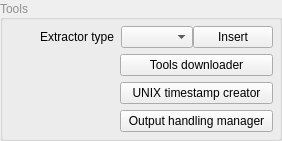
              <widget class="QGroupBox" name="grpbox_settings_5">
               <property name="sizePolicy">
                <sizepolicy hsizetype="Preferred" vsizetype="Maximum">
                 <horstretch>0</horstretch>
                 <verstretch>0</verstretch>
                </sizepolicy>
               </property>
               <property name="palette">
                <palette>
                 <active>
                  <colorrole role="WindowText">
                   <brush brushstyle="SolidPattern">
                    <color alpha="255">
                     <red>144</red>
                     <green>144</green>
                     <blue>144</blue>
                    </color>
                   </brush>
                  </colorrole>
                  <colorrole role="Dark">
                   <brush brushstyle="SolidPattern">
                    <color alpha="255">
                     <red>144</red>
                     <green>144</green>
                     <blue>144</blue>
                    </color>
                   </brush>
                  </colorrole>
                  <colorrole role="Text">
                   <brush brushstyle="SolidPattern">
                    <color alpha="255">
                     <red>206</red>
                     <green>206</green>
                     <blue>206</blue>
                    </color>
                   </brush>
                  </colorrole>
                  <colorrole role="ButtonText">
                   <brush brushstyle="SolidPattern">
                    <color alpha="255">
                     <red>0</red>
                     <green>0</green>
                     <blue>0</blue>
                    </color>
                   </brush>
                  </colorrole>
                  <colorrole role="PlaceholderText">
                   <brush brushstyle="NoBrush">
                    <color alpha="128">
                     <red>206</red>
                     <green>206</green>
                     <blue>206</blue>
                    </color>
                   </brush>
                  </colorrole>
                 </active>
                 <inactive>
                  <colorrole role="WindowText">
                   <brush brushstyle="SolidPattern">
                    <color alpha="255">
                     <red>144</red>
                     <green>144</green>
                     <blue>144</blue>
                    </color>
                   </brush>
                  </colorrole>
                  <colorrole role="Dark">
                   <brush brushstyle="SolidPattern">
                    <color alpha="255">
                     <red>144</red>
                     <green>144</green>
                     <blue>144</blue>
                    </color>
                   </brush>
                  </colorrole>
                  <colorrole role="Text">
                   <brush brushstyle="SolidPattern">
                    <color alpha="255">
                     <red>206</red>
                     <green>206</green>
                     <blue>206</blue>
                    </color>
                   </brush>
                  </colorrole>
                  <colorrole role="ButtonText">
                   <brush brushstyle="SolidPattern">
                    <color alpha="255">
                     <red>0</red>
                     <green>0</green>
                     <blue>0</blue>
                    </color>
                   </brush>
                  </colorrole>
                  <colorrole role="PlaceholderText">
                   <brush brushstyle="NoBrush">
                    <color alpha="128">
                     <red>206</red>
                     <green>206</green>
                     <blue>206</blue>
                    </color>
                   </brush>
                  </colorrole>
                 </inactive>
                 <disabled>
                  <colorrole role="WindowText">
                   <brush brushstyle="SolidPattern">
                    <color alpha="255">
                     <red>144</red>
                     <green>144</green>
                     <blue>144</blue>
                    </color>
                   </brush>
                  </colorrole>
                  <colorrole role="Dark">
                   <brush brushstyle="SolidPattern">
                    <color alpha="255">
                     <red>144</red>
                     <green>144</green>
                     <blue>144</blue>
                    </color>
                   </brush>
                  </colorrole>
                  <colorrole role="Text">
                   <brush brushstyle="SolidPattern">
                    <color alpha="255">
                     <red>144</red>
                     <green>144</green>
                     <blue>144</blue>
                    </color>
                   </brush>
                  </colorrole>
                  <colorrole role="ButtonText">
                   <brush brushstyle="SolidPattern">
                    <color alpha="255">
                     <red>144</red>
                     <green>144</green>
                     <blue>144</blue>
                    </color>
                   </brush>
                  </colorrole>
                  <colorrole role="PlaceholderText">
                   <brush brushstyle="NoBrush">
                    <color alpha="128">
                     <red>206</red>
                     <green>206</green>
                     <blue>206</blue>
                    </color>
                   </brush>
                  </colorrole>
                 </disabled>
                </palette>
               </property>
               <property name="layoutDirection">
                <enum>Qt::LayoutDirection::LeftToRight</enum>
               </property>
               <property name="title">
                <string notr="true">Tools</string>
               </property>
               <property name="alignment">
                <set>Qt::AlignmentFlag::AlignLeading|Qt::AlignmentFlag::AlignLeft|Qt::AlignmentFlag::AlignVCenter</set>
               </property>
               <property name="flat">
                <bool>true</bool>
               </property>
               <layout class="QFormLayout" name="formLayout_2">
                <property name="topMargin">
                 <number>6</number>
                </property>
                <property name="rightMargin">
                 <number>6</number>
                </property>
                <property name="bottomMargin">
                 <number>6</number>
                </property>
                <item row="0" column="0">
                 <widget class="QLabel" name="lbl_looptime_3">
                  <property name="minimumSize">
                   <size>
                    <width>100</width>
                    <height>0</height>
                   </size>
                  </property>
                  <property name="palette">
                   <palette>
                    <active>
                     <colorrole role="WindowText">
                      <brush brushstyle="SolidPattern">
                       <color alpha="255">
                        <red>0</red>
                        <green>0</green>
                        <blue>0</blue>
                       </color>
                      </brush>
                     </colorrole>
                    </active>
                    <inactive>
                     <colorrole role="WindowText">
                      <brush brushstyle="SolidPattern">
                       <color alpha="255">
                        <red>0</red>
                        <green>0</green>
                        <blue>0</blue>
                       </color>
                      </brush>
                     </colorrole>
                    </inactive>
                    <disabled>
                     <colorrole role="WindowText">
                      <brush brushstyle="SolidPattern">
                       <color alpha="255">
                        <red>144</red>
                        <green>144</green>
                        <blue>144</blue>
                       </color>
                      </brush>
                     </colorrole>
                    </disabled>
                   </palette>
                  </property>
                  <property name="toolTip">
                   <string>Time to wait after restarting the whole extraction 
(So after going through all users)</string>
                  </property>
                  <property name="text">
                   <string>Extractor type</string>
                  </property>
                  <property name="alignment">
                   <set>Qt::AlignmentFlag::AlignRight|Qt::AlignmentFlag::AlignTrailing|Qt::AlignmentFlag::AlignVCenter</set>
                  </property>
                 </widget>
                </item>
                <item row="0" column="1">
                 <widget class="QWidget" name="widget" native="true">
                  <property name="maximumSize">
                   <size>
                    <width>16777215</width>
                    <height>32</height>
                   </size>
                  </property>
                  <layout class="QHBoxLayout" name="horizontalLayout_2">
                   <property name="spacing">
                    <number>0</number>
                   </property>
                   <property name="leftMargin">
                    <number>1</number>
                   </property>
                   <property name="topMargin">
                    <number>0</number>
                   </property>
                   <property name="rightMargin">
                    <number>0</number>
                   </property>
                   <property name="bottomMargin">
                    <number>0</number>
                   </property>
                   <item>
                    <widget class="QComboBox" name="comboBox">
                     <property name="maximumSize">
                      <size>
                       <width>128</width>
                       <height>16777215</height>
                      </size>
                     </property>
                     <property name="palette">
                      <palette>
                       <active>
                        <colorrole role="Text">
                         <brush brushstyle="SolidPattern">
                          <color alpha="255">
                           <red>0</red>
                           <green>0</green>
                           <blue>0</blue>
                          </color>
                         </brush>
                        </colorrole>
                       </active>
                       <inactive>
                        <colorrole role="Text">
                         <brush brushstyle="SolidPattern">
                          <color alpha="255">
                           <red>0</red>
                           <green>0</green>
                           <blue>0</blue>
                          </color>
                         </brush>
                        </colorrole>
                       </inactive>
                       <disabled/>
                      </palette>
                     </property>
                    </widget>
                   </item>
                   <item>
                    <widget class="QPushButton" name="btn_insert">
                     <property name="toolTip">
                      <string>Insert a new extraction</string>
                     </property>
                     <property name="text">
                      <string>Insert</string>
                     </property>
                    </widget>
                   </item>
                  </layout>
                 </widget>
                </item>
                <item row="1" column="1">
                 <widget class="QPushButton" name="btn_downloadTools">
                  <property name="toolTip">
                   <string>Download tools needed for extraction
You can also download them manually and put them in the /external folder as:
gallery-dl.exe, yt-dlp.exe, aria2c.exe, ffmpeg.exe, ffprobe.exe, mkvmerge.exe</string>
                  </property>
                  <property name="text">
                   <string>Tools downloader</string>
                  </property>
                 </widget>
                </item>
                <item row="2" column="1">
                 <widget class="QPushButton" name="btn_showUnixCreator">
                  <property name="toolTip">
                   <string>Create UNIX timestamps</string>
                  </property>
                  <property name="text">
                   <string>UNIX timestamp creator</string>
                  </property>
                 </widget>
                </item>
                <item row="3" column="1">
                 <widget class="QPushButton" name="btn_showOutputHandlerCreator">
                  <property name="toolTip">
                   <string>Create more ways to handle output errors</string>
                  </property>
                  <property name="text">
                   <string>Output handling manager</string>
                  </property>
                 </widget>
                </item>
               </layout>
              </widget>
